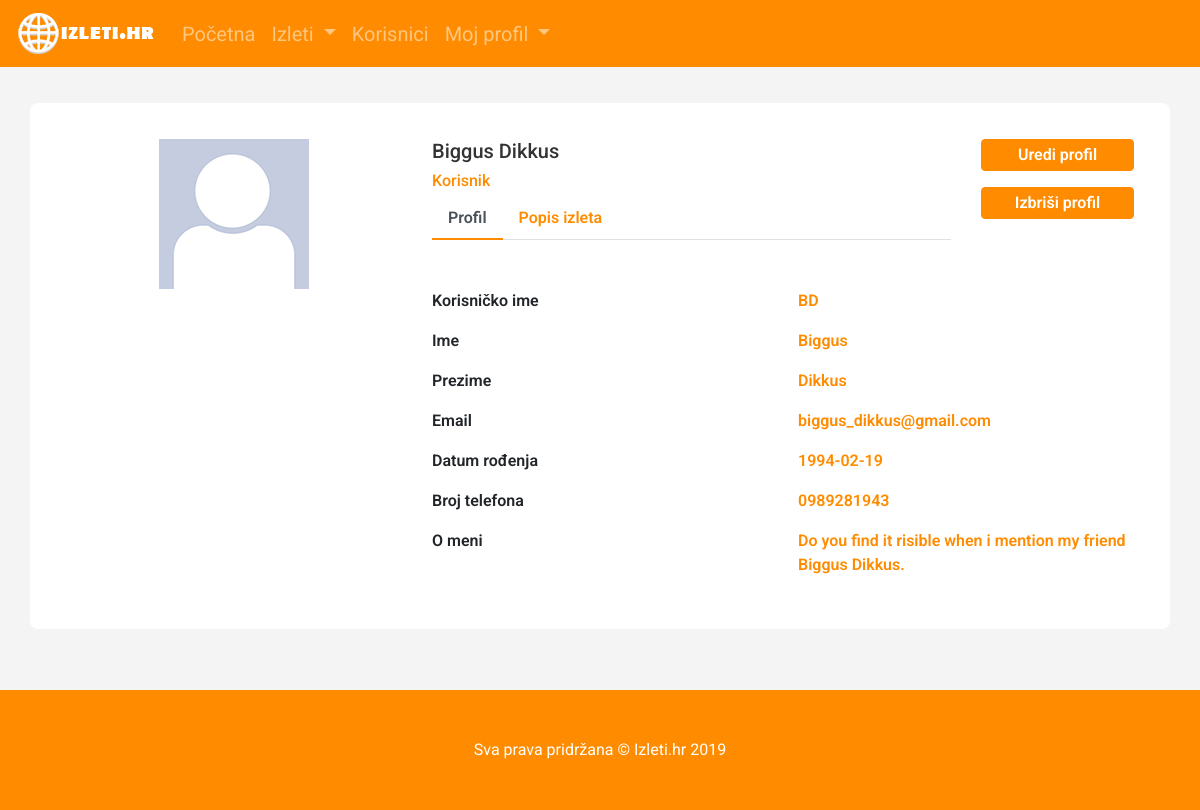
The app's page /user/BD (signed in), older data.
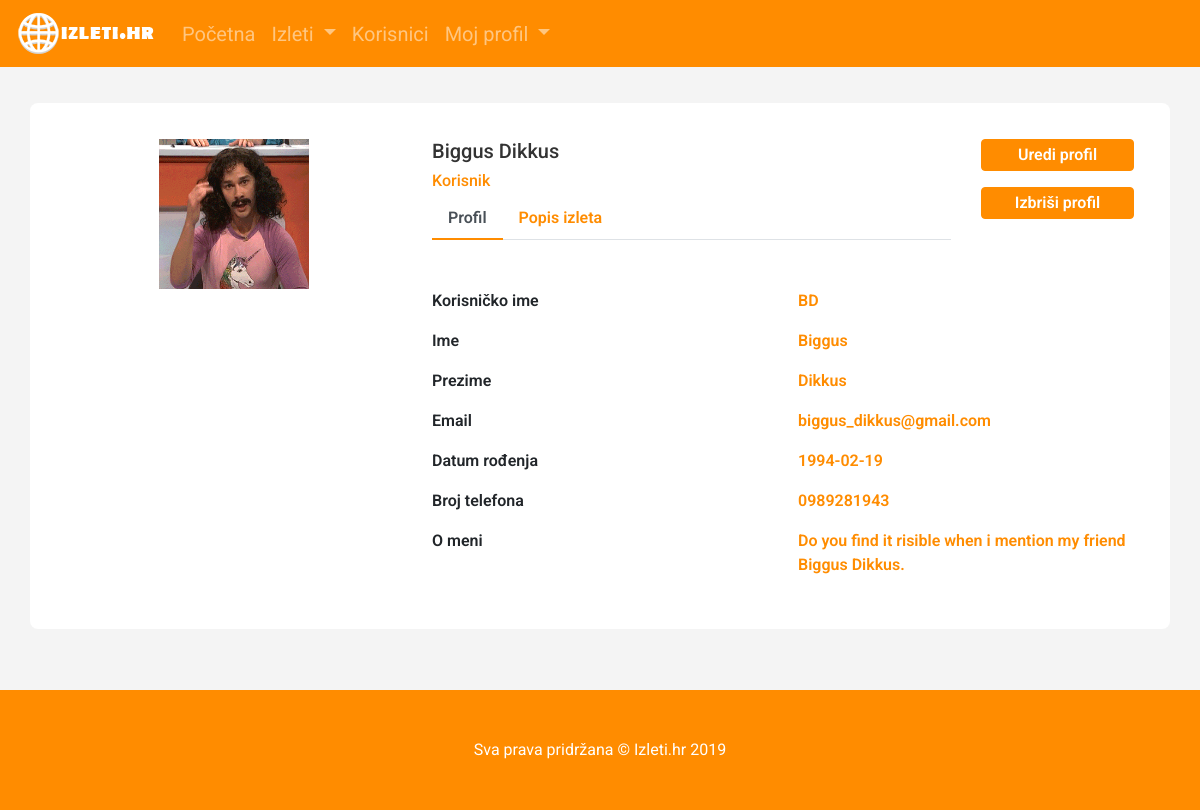
The same page, newer data.
### app/models.py (models this page shows, shortened)
class User(UserMixin, db.Model):
    id=db.Column(db.Integer,primary_key=True)
    username=db.Column(db.String(64), index=True, unique=True)
    email=db.Column(db.String(120), index=True, unique=True)
    password_hash=db.Column(db.String(128))
    ime=db.Column(db.String(50))
    prezime=db.Column(db.String(64))
    datum_rodjenja=db.Column(db.Date, nullable=True)
    broj_telefona=db.Column(db.String(20), nullable=True)
    o_meni=db.Column(db.String(400), nullable=True)
    profilna_slika=db.Column(db.String(300), default='korisnik.jpg')
    izleti = db.relationship('Izlet', backref='creator', lazy='dynamic')
    befriended=db.relationship(
        'User',secondary=friends,
        primaryjoin=(friends.c.befriender_id==id),
        secondaryjoin=(friends.c.befriended_id==id),
        backref=db.backref('friends',lazy='dynamic'),lazy='dynamic')

### app/routes.py (the view)
@app.route('/user/<username>')
@login_required
def user(username):
    user = User.query.filter_by(username=username).first_or_404()
    izleti=Izlet.query.filter(Izlet.creator_id==user.id)
    return render_template('user.html', user=user, izleti=izleti)

### app/models.py (called while the page is built)
@login.user_loader
def load_user(id):
    return User.query.get(int(id))

### app/templates/user.html (shortened to what the changed rows need)
{% extends "base.html" %}
{% block content %}
<div class="container emp-profile">
            <form method="post">
                <div class="row">
                    <div class="col-md-4">
                        <div class="profile-img">
                            {% if user.profilna_slika %}
                                <img style="height:150px;width:150px" src="{{ url_for('static', filename='img/' + user.profilna_slika) }}" />
                                {% else %}
                                <img  style="height:150px;width:150px" src="{{ url_for('static', filename='img/korisnik.jpg') }}" />
                                {% endif %}
                        </div>
                    </div>
                    <div class="col-md-6">
                        <div class="profile-head">
                                    <h5>
                                        {{user.ime}} {{user.prezime}}
                                    </h5>
                                    <h6>
                                        Korisnik
                                    </h6>
                            <ul class="nav nav-tabs" id="myTab" role="tablist">
                                <li class="nav-item">
                                </li>
                                <li class="nav-item">
                                </li>
                            </ul>
                        </div>
                    </div>
                </div>
                <div class="row">
                    <div class="col-md-8">
                        <div class="tab-content profile-tab" id="myTabContent">
                            <div class="tab-pane fade show active" id="home" role="tabpanel" aria-labelledby="home-tab">
                                        <div class="row">
                                            <div class="col-md-6">
                                                <p>{{user.username}}</p>
                                            </div>
                                        </div>
                                        <div class="row">
                                            <div class="col-md-6">
                                                <p>{{user.ime}}</p>
                                            </div>
                                        </div>
                                        <div class="row">
                                            <div class="col-md-6">
                                                <p>{{user.prezime}}</p>
                                            </div>
                                        </div>
                                        <div class="row">
                                            <div class="col-md-6">
                                                <p>{{user.email}}</p>
                                            </div>
                                        </div>
                                        <div class="row">
                                            <div class="col-md-6">
                                                <p>{{user.datum_rodjenja}}</p>
                                            </div>
                                        </div>
                                        <div class="row">
                                            <div class="col-md-6">
                                                <p>{{user.broj_telefona}}</p>
                                            </div>
                                        </div>
                                        <div class="row">
                                            <div class="col-md-6">
                                                <p> {{user.o_meni}}</p>
                                            </div>
                                        </div>
                            </div>
                        </div>
                    </div>
                </div>
            </form>
        </div>
{% endblock %}

Row changes from the older to the newer data that the page shows:
changed User "Biggus": profilna_slika: picture added
